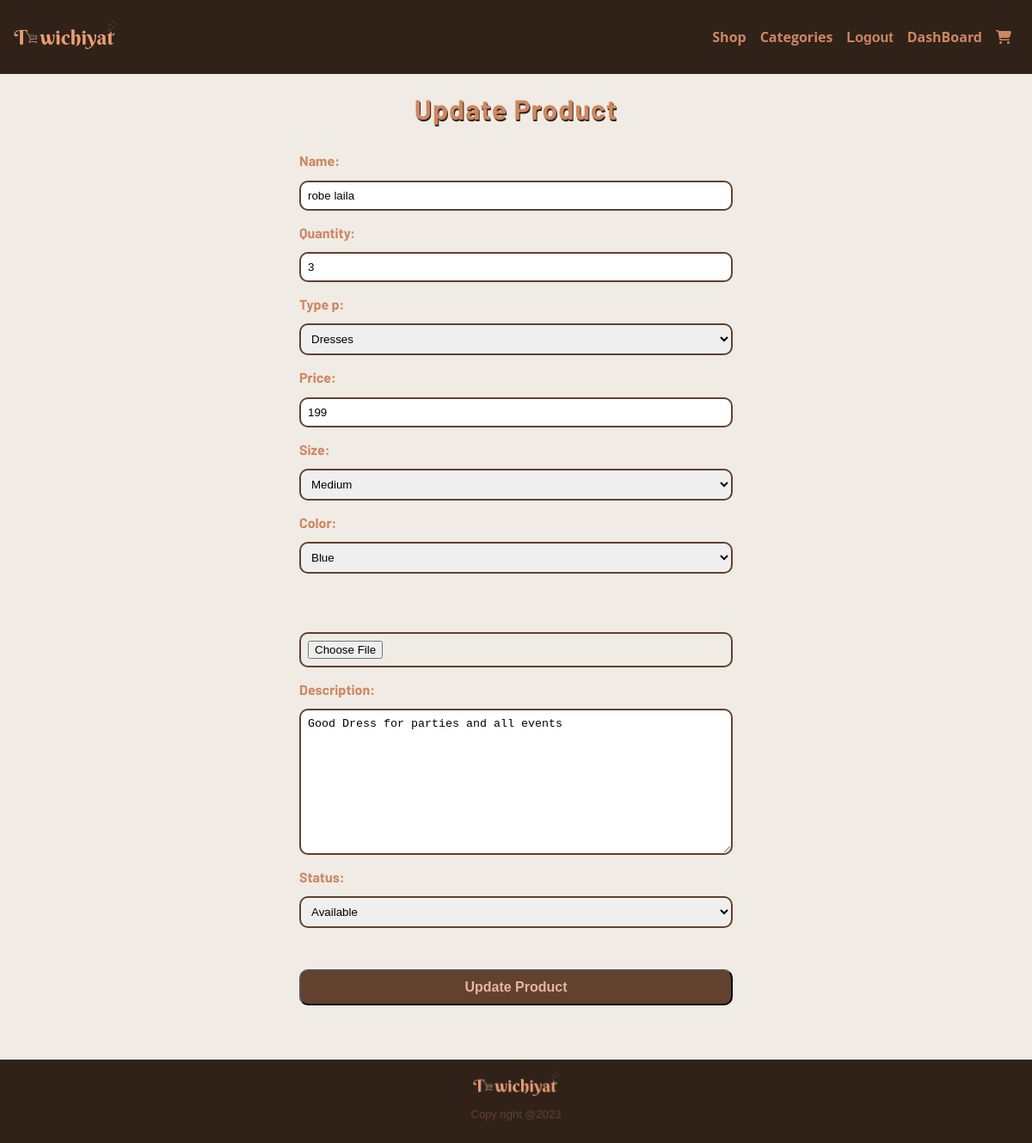
/dashboard/update_product/9/ (signed in), run on the app's committed database.
### userP/models.py (models this page shows, shortened)
class Profile(models.Model):
    Women = 'Women'
    Men = 'Men'
    GENDER_CHOICES = (
        (Women, 'Women'),
        (Men, 'Men')
    )
    user = models.OneToOneField(User, related_name='userprofile', on_delete=models.CASCADE)
    is_vendor = models.BooleanField(default=False)
    address = models.CharField(max_length=150)
    phone_nbr = models.CharField(max_length=30)
    gender = models.CharField(max_length=50, choices=GENDER_CHOICES, default=Women)
    slugU =  models.SlugField(max_length=50,default=None)

### vendor_dashboard/models.py (models this page shows, shortened)
class Product(models.Model):
    name = models.CharField(max_length=25,default='Anonymous Product')
    type_p = models.CharField(max_length=25)
    price = models.IntegerField()
    size = models.CharField(max_length=4)
    color = models.CharField(max_length=25)
    description = models.TextField(max_length=400)
    image = models.ImageField(default='default.png', blank=True)
    date = models.DateTimeField(default=datetime.datetime.now, editable=False)
    quantity = models.IntegerField(default=1)
    author = models.ForeignKey(User , null=True, on_delete=models.CASCADE)
    status = models.CharField(max_length=14 , default="Available")

### vendor_dashboard/views.py (the view)
# urls.py: path('update_product/<int:product_id>/', views.update_product, name='update_product'),
@login_required(login_url="/userP/login")
def update_product(request, product_id):
    product = get_object_or_404(Product, id=product_id)
    if request.method == 'POST':
        form = UpdateProduct(request.POST, request.FILES, instance=product)
        if form.is_valid():
            product=form.save()
            print(product.type_p)
            return redirect('vendor_dashboard:product_area')
        else:
            return JsonResponse({'error': 'form invalid', 'errors': form.errors})
    else:
        form = UpdateProduct(instance=product)
    return render(request, 'vendor_dashboard/update_product.html', {'form': form, 'product': product})

### Store/context_processors.py (called while the page is built)
def collectionslist(request):
    return {'collectionslist':Collection.objects.filter()}

### Store/models.py (called while the page is built)
    def __str__(self):
        return self.name

### userP/context_processors.py (called while the page is built)
def profiles(request):
    return {'profiles':Profile.objects.all()}

### vendor_dashboard/templates/vendor_dashboard/update_product.html (shortened to what this page needs)
{% extends 'base_layout.html'%}
{% block content %}
    <div class="update-product-wrapper">
        <div class="update-product-container">
            <h1>Update Product</h1>
            <form class="site-form"  method="post"  enctype="multipart/form-data">
                {{ form }}
                <input type="submit" value="Update Product" class="update-btn">
            </form>
          </div>
    </div>
{% endblock %}

### templates/base_layout.html (shortened to what this page needs)
{% load static%}
<!DOCTYPE html>
<html lang="en">
<head>
    <link rel="stylesheet" href="{% static 'styles.css'%}">
</head>
<body>
    <header class="header">
        <div class="logo-container">
          <a href="{% url 'home'%}"> <img src="{% static 'logo.png' %}" alt="logoImg"></a>
        </div>
        <nav class="nav-bar">
            <ul>
                <li class="nav-elt"><a href="{% url 'Store:shopnow' %}"><span class="hidden"> </span><span class="text-hidden">Shop</span></a></li>
                <li class="nav-elt" id="categoriesnav">
                    <a href="#"><span class="hidden"></span><span class="text-hidden">Categories</span></a>
                </li>
                {% if user.is_authenticated %}
                    <form action="{% url 'userP:logout' %}" class="logout-link" method="POST">
                        <button type="submit" class="nav-elt"><span class="hidden"></span><span class="text-hidden">Logout</span></button>
                    </form>
                    {% for p in profiles %}
                         {% if p.user == user %}
                            {% if p.is_vendor %}
                                <li class="nav-elt"><a href="{% url 'vendor_dashboard:dashboard'%}"><span class="hidden"></span><span class="text-hidden">DashBoard</span></a></li>
                            {% else %}
                                <li class="nav-elt"><a href=""><span class="hidden"><i class="fa-sharp fa-regular fa-heart" style="color: #CD8761;"></i></span><span class="text-hidden">WatchList</span></a></li>
                            {% endif %}
                        {% endif %}
                    {% endfor %}
                {% else %}
                   <li class="nav-elt"><a href="{% url 'userP:login'%}"><span class="hidden"><i class="fa-solid fa-user" style="color: #CD8761;"></i></span><span class="text-hidden">LogIn</span></a></li>
                {% endif %}
                <li class="nav-elt rounded-cart" ><a href="#"><span><i class="fa-solid fa-cart-shopping" style="color: #CD8761;"></i></span></a></li>
            </ul>
        </nav>
    </header>
    {% block content%}
    {% endblock%}
    <footer class="footer footer-absolute">
        <img src="{% static 'logo.png' %}" alt="" width="100px">
        <p class="copy-right">Copy right @2023</p>
    </footer>
</body>
</html>

### assets/styles.css (style rules this page uses)
html,body { margin: 0; padding: 0; width: 100%; height: 100%; background-color: #f0ebe4; font-family: 'Open Sans', sans-serif; }
*,*::after,*::before { box-sizing: border-box; user-select: none; }
body { position: relative; overflow: auto; display: flex; flex-direction: column; -ms-overflow-style: none; scrollbar-width: none; }
.footer { margin-top: auto; padding: 1em 4em; display: flex; flex-direction: column; justify-content: center; align-items: center; background-color: #302219; font-size: small; box-shadow: 2px 2px #62412F; }
.footer p { color: #CD8761; }
.footer-absolute { position: fixed; bottom: 0; width: 100%; }
.what-they-say .feedbacks .feedback .content-feedback p, section.about .content,.footer .copy-right { text-align: justify; color: #62412F; font-family: 'Rajdhani', sans-serif; }
header.header { padding: 1em; display: flex; flex-direction: row; align-items: center; background-color: #302219; width: 100%; }
.logo-container img { max-width: 120px; min-width: 90px; width: 100%; }
.nav-bar { margin-left: auto; }
.nav-bar ul { list-style: none; display: flex; flex-direction: row; justify-content: flex-end; }
.nav-bar ul .nav-elt { padding: 0 0.5em; font-weight: bold; }
.nav-bar ul li.nav-elt a { text-decoration: none; color: #CD8761; font-size: 1rem; }
.logout-link button { background-color: transparent; color: #CD8761; font-size: 1rem; border: none; }
.rounded-cart { position: relative; display: inline-block; }
.text-hidden { display: none; }
.login-wrapper, .signup-wrapper, .update-account-wrapper, .new_product_wrapper, .update-product-wrapper { vertical-align: middle; display: flex; flex-direction: column; width: 100%; padding-bottom: 4em; }
.login-container, .signup-container, .update-container, .new-product-container, .update-product-container, .order-container { margin: auto; position: relative; width: 100%; max-width: 600px; display: flex; flex-direction: column; text-align: center; font-family: 'Barlow', sans-serif; font-size: 1rem; font-style: normal; font-weight: 400; line-height: normal; }
.login-container h1, .signup-container h1, .update-container h1, .new-product-container h1, .update-product-container h1, .order-container h2 { margin-bottom: 0em; color: #CD8761; letter-spacing: 1px; text-shadow: 1px 2px #302219; }
.login-container form, .signup-container form, .update-container form, .new-product-container form, .update-product-container form, .order-container form { padding: 1em 3em; }
.login-container form > div, .update-container form > p, .signup-container form > div, .new-product-container form > div, .update-product-container form > div, .order-container form > div { display: flex; text-align: start; flex-direction: column; margin: 1em auto; width: 100%; color: #CD8761; font-weight: bold; }
.login-container form > div input, .signup-container form > div input, .update-container form > p input, .update-container form > p select, .new-product-container form > div input, .new-product-container form > div select, .new-product-container form > div textarea, .update-product-container form > div input, .update-product-container form > div select, .update-product-container form > div textarea, .order-container form > div input { flex:1; padding: 0.6em; margin-top: 1em; border-radius: 10px; border: 2px solid #62412F; }
.update-container form > p select option, .new-product-container form > div select option, .update-product-container form > div select option { width: 100%; max-width: 500px; }
.login-container form > input , .signup-container form > input, .update-container form > input, .new-product-container form > input, .update-product-container form > input, .order-container form > button { margin-top: 2em; width: 100%; padding: 0.6em ; border-radius: 10px; color: rgb(228, 182, 157); font-size: 1em; background-color: #62412F; font-weight: bold; text-shadow: #CD8761; }
.update-btn { margin-bottom: 5em }
.update-product-container form > div:nth-child(8) { color: #f0ebe4; }
@media (min-width:700px) { .text-hidden { display: inline-block; } }

### data on the page
Profile: is_vendor "DashBoard"
Product: name "robe laila", quantity "3", type_p "Dresses", price "199", size "Medium", color "Blue", description "Good Dress for parties and all events", status "Available"
